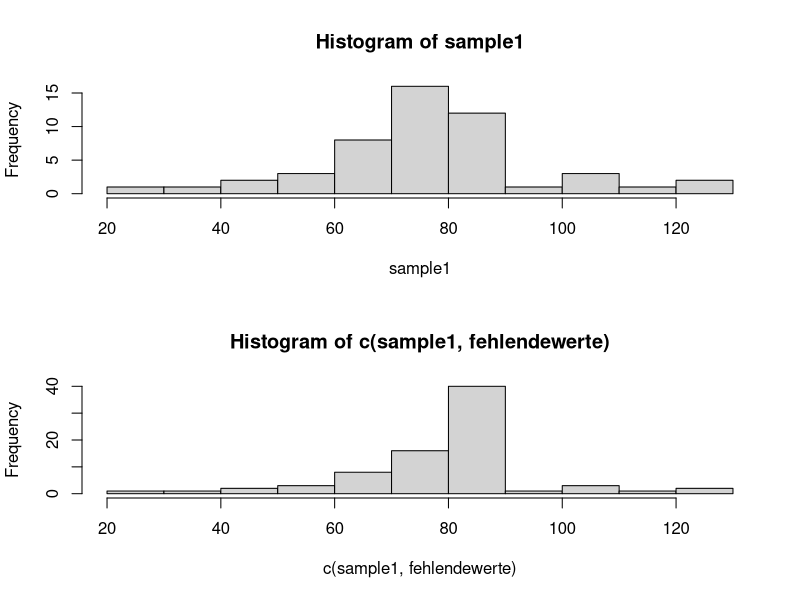

This chart was generated by the following R code:
sample1=rnorm(50,76.8,19.8)
par(mfrow=c(2,1))
hist(sample1)
fehlendewerte=c(rep(90,28))
hist(c(sample1,fehlendewerte))

mean(c(sample1,fehlendewerte))
sd(c(sample1,fehlendewerte))








